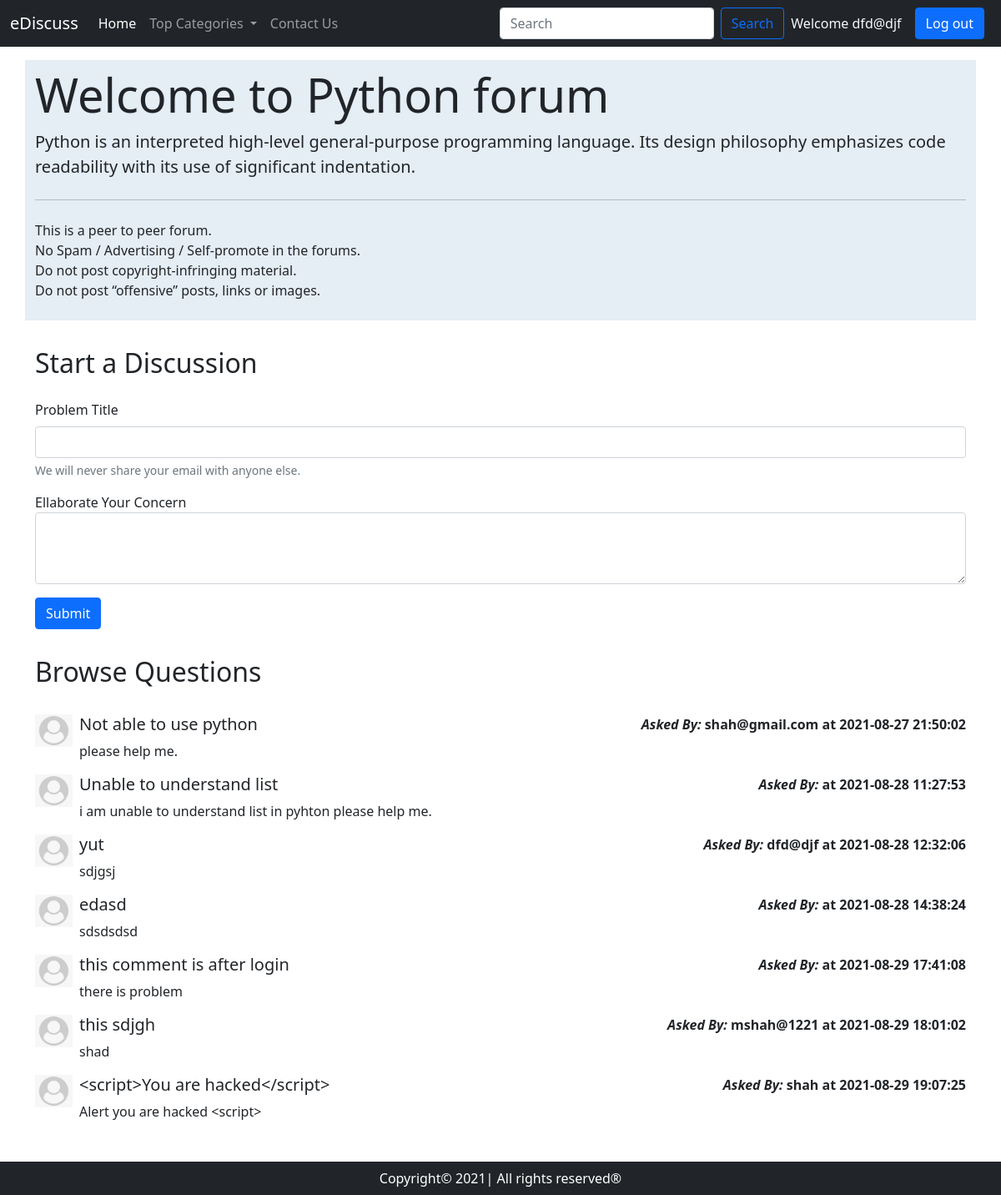
Page /app/threadlist.php?catid=1 (signed in) on the committed database.
### tables this page shows
CREATE TABLE `categories` (
  `category_id` int(8) NOT NULL,
  `category_name` varchar(255) NOT NULL,
  `category_desc` varchar(255) NOT NULL,
  `created` datetime NOT NULL DEFAULT current_timestamp()
);

CREATE TABLE `threads` (
  `thread_id` int(7) NOT NULL,
  `thread_title` varchar(255) NOT NULL,
  `thread_desc` text NOT NULL,
  `thread_cat_id` int(7) NOT NULL,
  `thread_user_id` int(7) NOT NULL,
  `timestamp` datetime NOT NULL DEFAULT current_timestamp()
);

CREATE TABLE `users` (
  `sno` int(8) NOT NULL,
  `user_email` varchar(20) NOT NULL,
  `user_pass` varchar(255) NOT NULL,
  `timestamp` datetime NOT NULL DEFAULT current_timestamp()
);

### app/threadlist.php (the view, shortened to what this page needs)
<!doctype html>
<html lang="en">
<head>
    <link href="https://cdn.jsdelivr.net/npm/bootstrap@5.1.0/dist/css/bootstrap.min.css" rel="stylesheet"
>
</head>
<body>
    <?php include 'partials.php/_dbconnect.php';  ?>
    <?php include 'partials.php/_header.php'; ?>
    <?php
    $id=$_GET['catid'];
    $sql="SELECT * FROM `categories` WHERE category_id=$id;";
          $result=mysqli_query($conn,$sql);
while ($row=mysqli_fetch_assoc($result)) {
    $catname=$row['category_name'];
    $catdesc=$row['category_desc'];
}
    ?>
    <div class="container my-3 py-2" id="threadhead">
        <div class="jumbotron jumbotron-fluid">
            <h1 class="display-4">Welcome to <?php echo $catname; ?> forum</h1>
            <p class="lead"><?php echo $catdesc; ?> </p>
            <hr class="my-4">
            <p>This is a peer to peer forum.<br>No Spam / Advertising / Self-promote in the forums.
                <br>Do not post copyright-infringing material.
                <br>Do not post “offensive” posts, links or images.
            </p>
        </div>
    </div>
<?php
if(isset($_SESSION['loggedin'])&&$_SESSION['loggedin']==true){
    echo '<div class="container" id="discussion">
        <h2 class="py-3">Start a Discussion</h2>
        <form action="'.$_SERVER['REQUEST_URI'].'" method="post">
            <div class="mb-3">
                <label for="exampleInputEmail1" class="form-label">Problem Title</label>
                <input type="text" class="form-control" id="title" name="title" aria-describedby="emailHelp">
                <div id="emailHelp" class="form-text">We will never share your email with anyone else.</div>
            </div>
            <input type="hidden" name="sno" value="'.$_SESSION['sno'].'">
            <div class="form-group">
                <label for="exampleFormControlTextarea1">Ellaborate Your Concern</label>
                <textarea class="form-control" id="desc" name="desc" rows="3"></textarea>
            </div>
            <button type="submit" class="btn btn-primary my-3">Submit</button>
        </form>
    </div>';}
    else{
        echo '<div class="container">
        <h2 class="py-1">Start a Discussion</h2>
        <p class="lead">You are not logged in. Please login to be able to start a discussion</p>
        </div>';
    }
    ?>
    <div class="container mb-5" id=footer>
        <h2 class="py-3">Browse Questions</h2>
        <?php
    $id=$_GET['catid'];
    $sql="SELECT * FROM `threads` WHERE thread_cat_id=$id ";
          $result=mysqli_query($conn,$sql);
while ($row=mysqli_fetch_assoc($result)) {
    $id=$row['thread_id'];
    $title=$row['thread_title'];
    $desc=$row['thread_desc'];
    $threadtime=$row['timestamp'];
    $thread_user_id=$row['thread_user_id'];
    $sql2="SELECT user_email FROM `users` WHERE `sno`='$thread_user_id'";
    $result2=mysqli_query($conn,$sql2);
    $row2=mysqli_fetch_assoc($result2);
    echo '<div class="d-flex my-3">
            <div class="flex-shrink-0">
                <img src="img/userdefault.jfif" width="45px" alt="...">
            </div>
            <div class="flex-grow-1 ms-2">
                <h5><a href="thread.php?threadid='.$id.'" class="text-dark text-decoration-none">'.$title.'</a></h5>
                '.$desc.' </div><p class="fw-bold my-0"><i>Asked By: </i>'.$row2['user_email'].' at '.$threadtime.'</p>
        </div>';
}
    ?>
    </div>
    <?php include 'partials.php/_footer.php'; ?>
</body>
</html>

### app/threadlist.php (style rules this page uses)
#footer { min-height: 433px; }
#threadhead { border: 2px ; background-color: #e5edf5; }

### rows in the picture
categories: category_name "Python", category_desc "Python is an interpreted high-level general-purpose programming language. Its design philosophy emphasizes code readability with its use of significant indentation."
threads: thread_title "Not able to use python", thread_desc "please help me.", users.user_email "shah@gmail.com", timestamp "2021-08-27 21:50:02"
threads: thread_title "Unable to understand list", thread_desc "i am unable to understand list in pyhton please help me.", timestamp "2021-08-28 11:27:53"
threads: thread_title "yut", thread_desc "sdjgsj", users.user_email "dfd@djf", timestamp "2021-08-28 12:32:06"
threads: thread_title "edasd", thread_desc "sdsdsdsd", timestamp "2021-08-28 14:38:24"
threads: thread_title "this comment is after login", thread_desc "there is problem", timestamp "2021-08-29 17:41:08"
threads: thread_title "this sdjgh", thread_desc "shad", users.user_email "mshah@1221", timestamp "2021-08-29 18:01:02"
threads: thread_title "<script>You are hacked</script>", thread_desc "Alert you are hacked <script>", users.user_email "shah", timestamp "2021-08-29 19:07:25"

### other values in the picture
$_SESSION['useremail'] "dfd@djf"
